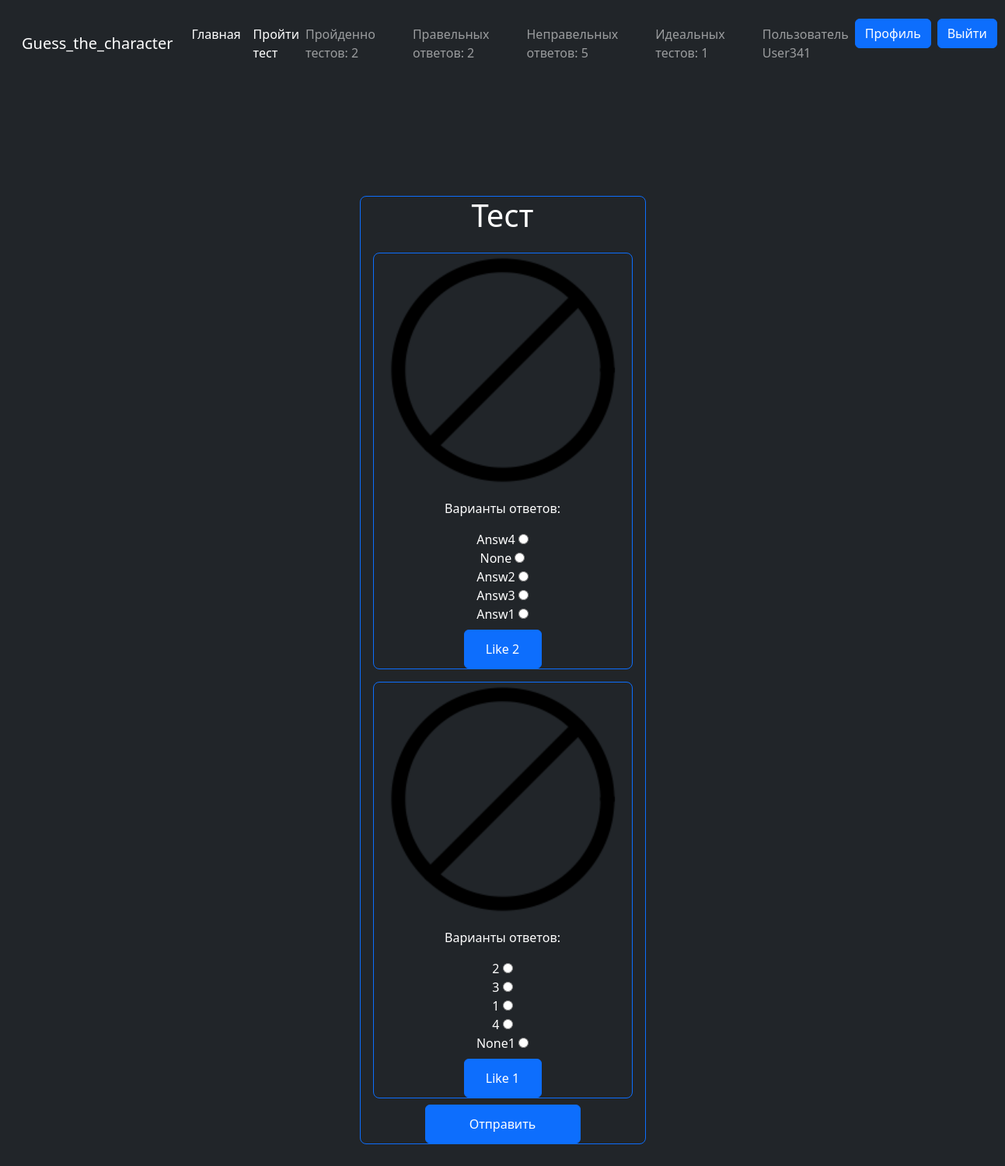
Screenshot of /tests/ (signed in) with the database file from the repository.
### Character/models.py (models this page shows, shortened)
class User(AbstractUser):
    Passed_Tests = models.PositiveIntegerField(default=0)
    Correct_Answers = models.PositiveIntegerField(default=0)
    Wrong_Answers = models.PositiveIntegerField(default=0)
    Perfect_Tests = models.PositiveIntegerField(default=0)
    Successes_Rate = models.FloatField(default=0)

class Question(models.Model):
    image = models.ImageField(upload_to='images/')
    right_answer = models.CharField(max_length=256)
    wrong_answer_1 = models.CharField(max_length=256)
    wrong_answer_2 = models.CharField(max_length=256)
    wrong_answer_3 = models.CharField(max_length=256)
    wrong_answer_4 = models.CharField(max_length=256)
    likes_count = models.PositiveIntegerField(default=0)
    views = models.PositiveIntegerField(default=0)

### Character/views.py (the view, shortened to what this page needs)
# urls.py: path('tests/', TestPageView.as_view(), name='test'),
class TestPageView(TestMixin, TemplateView):
    template_name = 'Character/test.html'
    def get_context_data(self, **kwargs):
        context = super().get_context_data()
        questions = list(Question.objects.all())
        global test
        if len(questions) < 10:
            test = questions
            random.shuffle(test)
        else:
            test = random.sample(questions, 10)
        context['test'] = test
        return context

### Character/mixins.py (called while the page is built)
    def get_context_data(self, **kwargs):
        context = super().get_context_data(**kwargs)
        if self.request.user.is_authenticated:
            user = User.objects.get(username=self.request.user)
            context['test_statistics'] = {
                'passed_tests': user.Passed_Tests,
                'correct_answers': user.Correct_Answers,
                'wrong_answers': user.Wrong_Answers,
                'perfect_tests': user.Perfect_Tests,
            }
        return context

### Character/templatetags/custom_filters.py (called while the page is built)
@register.filter(name='get_random_answers')
def get_random_answers(question):
    answers = [question.right_answer, question.wrong_answer_1, question.wrong_answer_2, question.wrong_answer_3,
               question.wrong_answer_4]
    random.shuffle(answers)
    return answers

### Character/templates/Character/test.html (shortened to what this page needs)
{% extends 'Character/base.html' %}
{% load custom_filters %}
{% block content %}
<div style="margin-top: 140px;" class="border d-flex flex-column align-items-center border-primary rounded-3 text-center">
    <h1 class="ms-3 me-3">Тест</h1>
    <form method="post" id="test-form">
        {% for question in test %}
            <div class="ms-3 mt-3 me-3 border d-flex flex-column align-items-center border-primary rounded-3">
                <img src="{{ question.image.url }}" class="ms-3 me-3" style="width: 300px; height: 300px;" alt="">
                <p class="ms-3 me-3">Варианты ответов:</p>
                {% for answer in question|get_random_answers %}
                    <div class="ms-3 me-3">
                        <label for="answer_{{ question.id }}_{{ forloop.counter }}">{{ answer }}</label>
                        <input type="radio" value="{{ answer }}" name="answers_{{ question.id }}" id="answer_{{ question.id }}_{{ forloop.counter }}">
                    </div>
                {% endfor %}
                <input type="submit" value="Like {{ question.likes_count }}" class="btn btn-primary mt-2" style="width: 100px; height: 50px;">
            </div>
        {% endfor %}
        <input class="btn btn-primary mt-2" value="Отправить" style="width: 200px; height: 50px;" type="submit">
    </form>
</div>
{% endblock content %}

### Character/templates/Character/base.html (shortened to what this page needs)
<!DOCTYPE html>
<html lang="en">
<head>
    <link href="https://cdn.jsdelivr.net/npm/bootstrap@5.3.2/dist/css/bootstrap.min.css" rel="stylesheet">
</head>
<body class="bg-dark text-white">
    <div class="cover-container p-3 mx-auto flex-column">
        <nav  class="navbar navbar-expand navbar-dark bg-dark" aria-label="Second navbar example">
            <div class="container-fluid ">
              <a class="navbar-brand mb-3" href="{% url "index" %}">Guess_the_character</a>
              <div class="collapse navbar-collapse" id="navbarsExample02">
                <ul class=" d-flex navbar-nav me-auto">
                 <li class="nav-item">
                    <a class="nav-link active mb-3" aria-current="page" href="{% url 'index' %}">Главная</a>
                  </li>
                  <li class="nav-item">
                    <a class="nav-link active mb-3" aria-current="page" href="{% url 'test' %}">Пройти тест</a>
                  </li>
                </ul>
                <ul class="navbar-nav mb-2 mb-lg-0">
                {% if user.is_authenticated %}
                {% if test_statistics %}
                <li class="nav-item me-5">
                  <p class="navbar-text">Пройденно тестов: {{test_statistics.passed_tests}}</p>
               </li>
               <li class="nav-item me-5">
                <p class="navbar-text">Правельных ответов: {{test_statistics.passed_tests}}</p>
             </li>
             <li class="nav-item me-5">
              <p class="navbar-text">Неправельных ответов: {{test_statistics.wrong_answers}}</p>
           </li>
           <li class="nav-item me-5">
            <p class="navbar-text">Идеальных тестов: {{test_statistics.perfect_tests}}</p>
         </li>
         {% endif %}
                <li class="nav-item">
                   <p class="navbar-text">Пользователь {{request.user}}</p>
                </li>
                <li class="nav-item">
                  <p class="ms-2"><a class="btn btn-primary" href="{% url 'account' request.user.pk %}">Профиль</a></p>
              </li>
               <li class="nav-item">
                   <p class="ms-2"><a class="btn btn-primary" href="{% url 'logout' %}">Выйти</a></p>
               </li>
               {% endif %}
            </ul>
              </div>
            </div>
          </nav>
        <div class="d-flex flex-column flex-wrap">
            <div class="d-flex flex-row flex-wrap bg-dark justify-content-center align-content-center text-white mb-3">
                {% block content %}
                {% endblock content %}
            </div>
        </div>
</body>
</html>

### rows the page displays
User: user "User341"
Question: image (picture), question "Answ4" "None" "Answ2" "Answ3" "Answ1", likes_count "Like 2"
Question: image (picture), question "2" "3" "1" "4" "None1", likes_count "Like 1"

### other values shown
{{ test_statistics.passed_tests }} "2"
{{ test_statistics.wrong_answers }} "5"
{{ test_statistics.perfect_tests }} "1"
